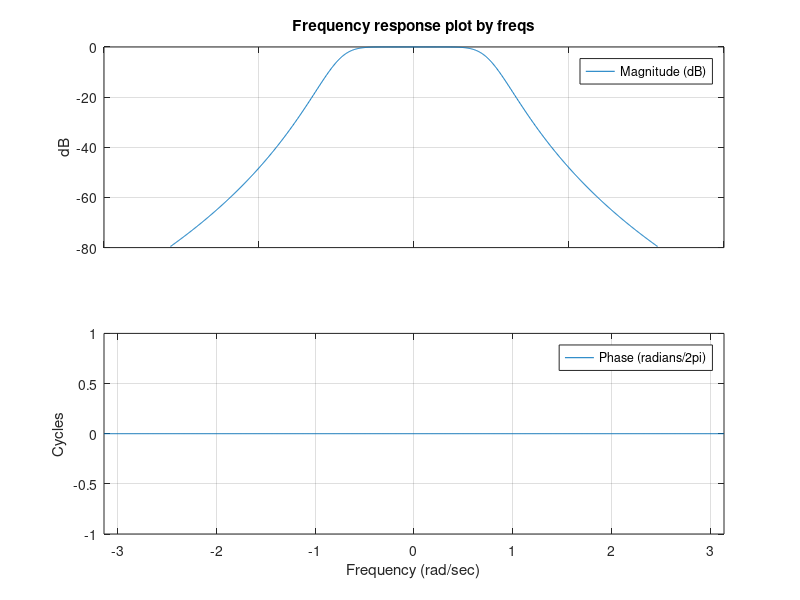

Reproduce this figure in MATLAB. (Note: this script raises an error after producing the figure.)
a=[(1/1)^8 0 0 0 0 0 0 0 1];
b=[1];
[resids, poles, k]=residue(b,a);

sys1=tf(b,a);
freqs(b,a,(-pi:(2*pi/1000):pi))
[numd,dend]=bilinear(cell2mat(sys1.Numerator), cell2mat(sys1.Denominator),1);
figure(1);
freqz(numd,dend,1000);

%find all LHP poles of CT magnitude squared function
butterPoles=zeros(1,4);
a=zeros(1,4);
b=zeros(1,4);
for i=1:2
    angle=pi+pi/10+(i-1)*pi/5;
    a(i)=(cos(angle));
    a(i+2)=(cos(angle));  
    b(i)=sin(angle);
    b(i+2)=-sin(angle);
end
butterPoles=complex(a,b);

poles=transpose(butterPoles);

denominator=poly(butterPoles);
numerator=[1];

[numerator_d_lp,denominator_d_lp]=bilinear(numerator,denominator,0.5);

figure(2)
freqz(numerator_d_lp, denominator_d_lp);

sys=tf(numerator_d_lp, denominator_d_lp,-1);
figure(3)
pzmap(sys)

%highpass butterworth filter

